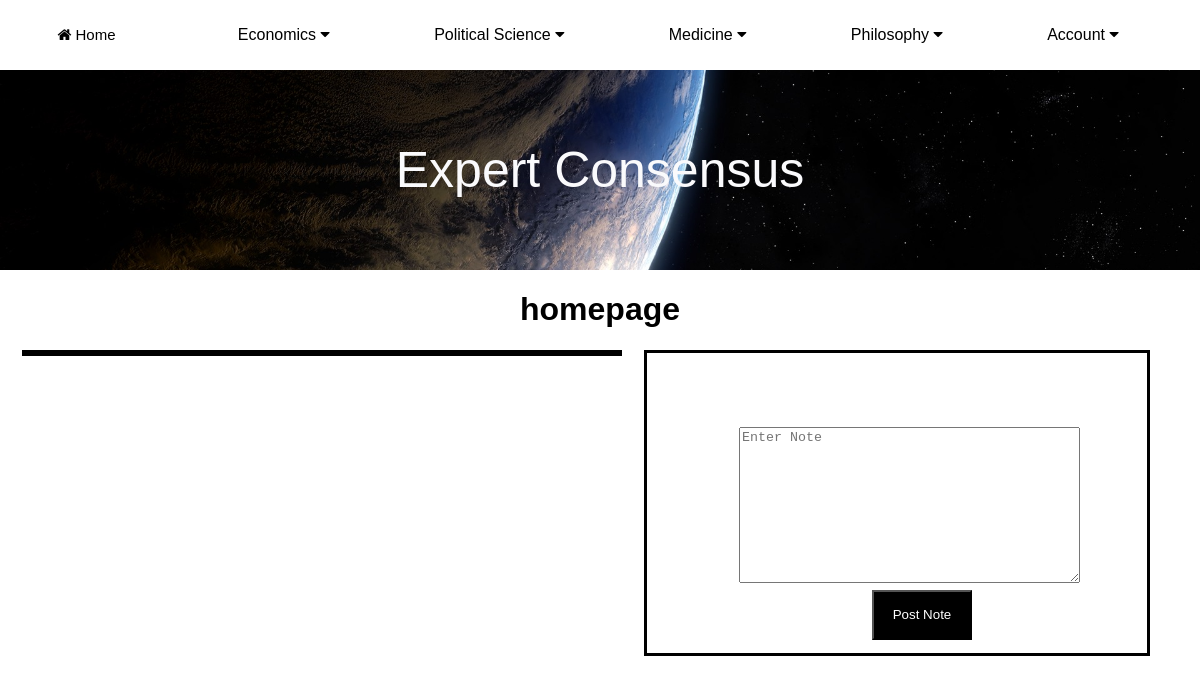
Page /MainApp/ (signed in) on the earlier database version.
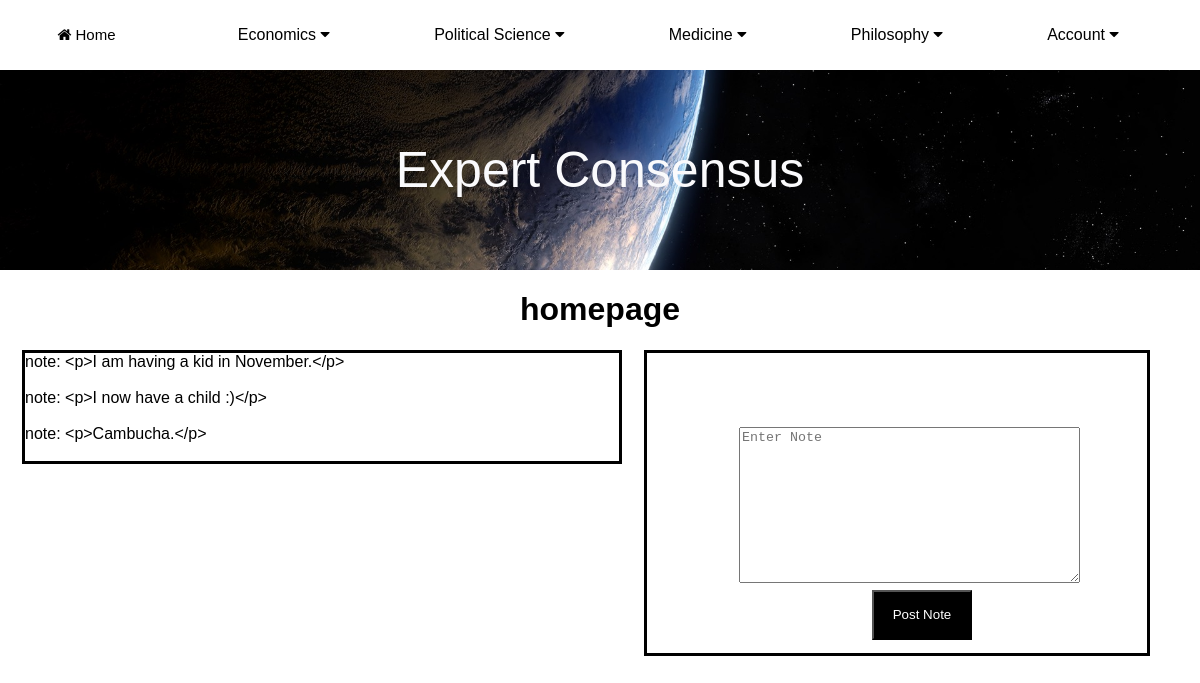
Same page on the later database version.
### MainApp/models.py (models this page shows, shortened)
class Note(models.Model):
    user = models.ForeignKey(User, related_name="Notes", on_delete=models.DO_NOTHING)
    body = RichTextField(blank=True, null=True)
    created_at = models.DateTimeField(auto_now_add=True)
    profile = models.ForeignKey(Profile, related_name="Notes", on_delete=models.DO_NOTHING, null=True)

### MainApp/views.py (the view, shortened to what this page needs)
# urls.py: 2. Add a URL to urlpatterns:  path('', views.home, name='home')
def home(request):
    requested_url = request.path
    if request.user.is_authenticated:
        form = NoteForm(request.POST or None)
        followed_profiles = request.user.profile.follows.all()
        print("FOLLOWING: ",followed_profiles)
        current_user = request.user
        print("URL is......",requested_url)
        home = Post.published.all()
        notes = Note.objects.filter(profile__in=followed_profiles)
        paginator = Paginator(home,2)
        page_number = request.GET.get('page', 1)
        try:
            posts = paginator.page(page_number)
        except PageNotAnInteger:
            posts = paginator.page(1)
        except EmptyPage:
            posts = paginator.page(paginator.num_pages)
        if requested_url == "/MainApp/philosophy/":
            return render(request, 'MainApp/post/philosophy_blog.html', {'posts': posts})
        elif requested_url == "/MainApp/economics/":
            return render(request, 'MainApp/post/economics.html', {'posts': posts})
        else:
            return render(request, 'MainApp/post/list.html', {'notes': notes, "form":form})
    else:
        return render(request, 'MainApp/post/list.html')

### MainApp/forms.py
class NoteForm(forms.ModelForm):
    body = forms.CharField(required=True,
                           widget=forms.widgets.Textarea(attrs={
                               "placeholder":"Enter Note",
                               "class":"form-control"
                           }),
                           label="",)
    class Meta:
        model = Note
        exclude = ("profile","user")

### MainApp/models.py (called while the page is built)
    def get_queryset(self):
        return super().get_queryset().filter(status=Post.Status.PUBLISHED)

    def __str__(self):
        return f"{self.user.username}"

### MainApp/templates/MainApp/post/list.html (shortened to what this page needs)
{% extends "MainApp/base.html" %}
{% block content %}
<h1>homepage</h1>
<div id="home_note">
{% if form %}
    <p>
    <form method="POST" style="border: none;">
        <div id="home_submit">
            {{ form.as_p }}
        </div>
    <div id="home_submit_btn_div">
        <button type="submit" id="home_submit_btn">Post Note</button>
    </div>
    </form>
    </p>
</div>
{% if user.is_authenticated %}
<div id="note_list">
{% for note in notes %}
<div id="note_div">
    note: {{note.body|urlize}}
</div>
<br>
{% endfor %}
</div>
{% endif %}
{% endif %}
{% endblock %}

Differences in the rows shown:
now on this page (row edited): Note: body "<p>I am having a kid in November.</p>"
now on this page (row edited): Note: body "<p>I now have a child :)</p>"
now on this page (row edited): Note: body "<p>Cambucha.</p>"
